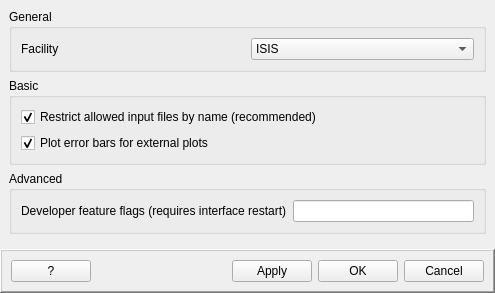
<?xml version="1.0" encoding="UTF-8"?>
<ui version="4.0">
 <class>InterfaceSettings</class>
 <widget class="QWidget" name="InterfaceSettings">
  <property name="geometry">
   <rect>
    <x>0</x>
    <y>0</y>
    <width>495</width>
    <height>283</height>
   </rect>
  </property>
  <property name="windowTitle">
   <string>Interface Settings</string>
  </property>
  <layout class="QVBoxLayout" name="verticalLayout">
   <property name="leftMargin">
    <number>0</number>
   </property>
   <property name="topMargin">
    <number>0</number>
   </property>
   <property name="rightMargin">
    <number>0</number>
   </property>
   <property name="bottomMargin">
    <number>0</number>
   </property>
   <item>
    <widget class="QFrame" name="fSettings">
     <layout class="QVBoxLayout" name="verticalLayout_3">
      <item>
       <widget class="QGroupBox" name="gbGeneral">
        <property name="title">
         <string>General</string>
        </property>
        <layout class="QGridLayout" name="gridLayout">
         <item row="0" column="1">
          <widget class="QComboBox" name="cbFacility">
           <item>
            <property name="text">
             <string>ISIS</string>
            </property>
           </item>
           <item>
            <property name="text">
             <string>SNS</string>
            </property>
           </item>
           <item>
            <property name="text">
             <string>ILL</string>
            </property>
           </item>
           <item>
            <property name="text">
             <string>MLZ</string>
            </property>
           </item>
          </widget>
         </item>
         <item row="0" column="0">
          <widget class="QLabel" name="lbFacility">
           <property name="text">
            <string>Facility</string>
           </property>
          </widget>
         </item>
        </layout>
       </widget>
      </item>
      <item>
       <widget class="QGroupBox" name="gbBasicSettings">
        <property name="title">
         <string>Basic</string>
        </property>
        <layout class="QVBoxLayout" name="verticalLayout_2">
         <item>
          <widget class="QCheckBox" name="ckRestrictInputDataNames">
           <property name="text">
            <string>Restrict allowed input files by name (recommended)</string>
           </property>
           <property name="checked">
            <bool>true</bool>
           </property>
          </widget>
         </item>
         <item>
          <widget class="QCheckBox" name="ckPlotErrorBars">
           <property name="text">
            <string>Plot error bars for external plots</string>
           </property>
           <property name="checked">
            <bool>true</bool>
           </property>
          </widget>
         </item>
        </layout>
       </widget>
      </item>
      <item>
       <widget class="QGroupBox" name="gbAdvancedSettings">
        <property name="title">
         <string>Advanced</string>
        </property>
        <layout class="QGridLayout" name="gridLayout_2">
         <item row="0" column="0">
          <widget class="QLabel" name="lbDeveloperFeatureFlags">
           <property name="text">
            <string>Developer feature flags (requires interface restart)</string>
           </property>
          </widget>
         </item>
         <item row="0" column="1">
          <widget class="QLineEdit" name="leDeveloperFeatureFlags">
           <property name="toolTip">
            <string>&lt;html&gt;&lt;head/&gt;&lt;body&gt;&lt;p&gt;Enter flags for features currently under development. Each flag should be separated by a space.&lt;/p&gt;&lt;p&gt;&lt;span style=&quot; font-weight:600;&quot;&gt;Requires interface restart to take effect.&lt;/span&gt;&lt;/p&gt;&lt;/body&gt;&lt;/html&gt;</string>
           </property>
          </widget>
         </item>
        </layout>
       </widget>
      </item>
      <item>
       <spacer name="verticalSpacer">
        <property name="orientation">
         <enum>Qt::Vertical</enum>
        </property>
        <property name="sizeHint" stdset="0">
         <size>
          <width>20</width>
          <height>54</height>
         </size>
        </property>
       </spacer>
      </item>
     </layout>
    </widget>
   </item>
   <item>
    <widget class="QFrame" name="fActionButtons">
     <property name="frameShape">
      <enum>QFrame::WinPanel</enum>
     </property>
     <property name="frameShadow">
      <enum>QFrame::Raised</enum>
     </property>
     <layout class="QHBoxLayout" name="horizontalLayout">
      <item>
       <widget class="QPushButton" name="pbHelp">
        <property name="enabled">
         <bool>true</bool>
        </property>
        <property name="sizePolicy">
         <sizepolicy hsizetype="Minimum" vsizetype="Fixed">
          <horstretch>0</horstretch>
          <verstretch>0</verstretch>
         </sizepolicy>
        </property>
        <property name="maximumSize">
         <size>
          <width>16777215</width>
          <height>16777215</height>
         </size>
        </property>
        <property name="text">
         <string>?</string>
        </property>
       </widget>
      </item>
      <item>
       <spacer name="horizontalSpacer">
        <property name="orientation">
         <enum>Qt::Horizontal</enum>
        </property>
        <property name="sizeHint" stdset="0">
         <size>
          <width>214</width>
          <height>20</height>
         </size>
        </property>
       </spacer>
      </item>
      <item>
       <widget class="QPushButton" name="pbApply">
        <property name="text">
         <string>Apply</string>
        </property>
       </widget>
      </item>
      <item>
       <widget class="QPushButton" name="pbOk">
        <property name="text">
         <string>OK</string>
        </property>
       </widget>
      </item>
      <item>
       <widget class="QPushButton" name="pbCancel">
        <property name="text">
         <string>Cancel</string>
        </property>
       </widget>
      </item>
     </layout>
    </widget>
   </item>
  </layout>
 </widget>
 <resources/>
 <connections/>
</ui>
